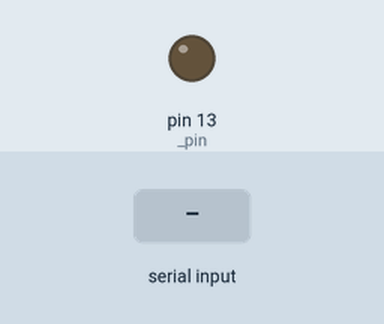
A sketch run on a simulated Arduino Uno, built with avr-gcc and run on an emulated ATmega328P. Parts: output pins drawn as LEDs (lit = HIGH). The inputs (shaded band) are chosen by the test bench.

Above: at 1.2 s.
1.3 s: "a" received over Serial
At 2.5 s:
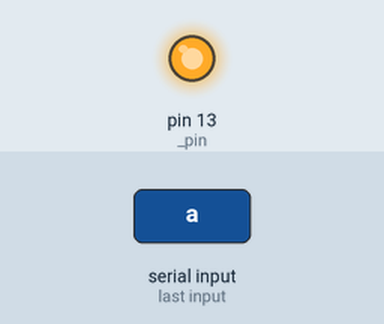
4.3 s: byte 103 (103) received over Serial
At 7.2 s:
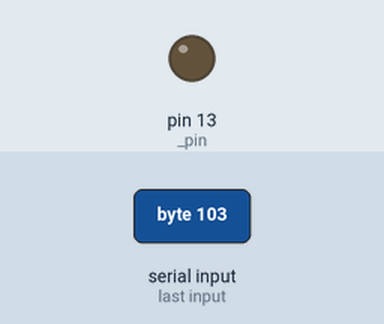
7.3 s: "b" received over Serial
At 8.8 s:
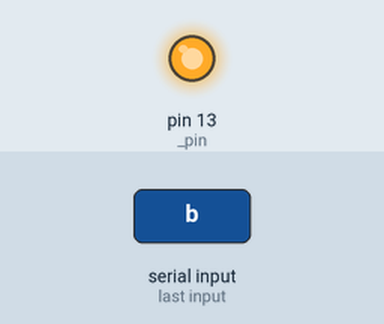
10.3 s: "c" received over Serial
Timing chart, 0 to 14.3 s (numbered marks = the images above; inputs shaded):
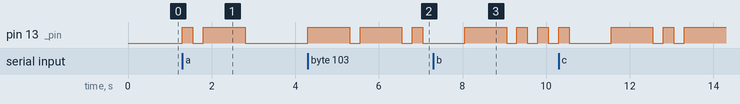

The sketch:

morse_web.ino
```cpp
int _pin = 13;
int _dottime = 250;


void dot()
{
  digitalWrite(_pin,HIGH);
  delay(_dottime);
  digitalWrite(_pin,LOW);
  delay(_dottime);
}

void dash()
{
  digitalWrite(_pin,HIGH);
  delay(_dottime*4);
  digitalWrite(_pin,LOW);
  delay(_dottime);
}

void c_space()
{
  digitalWrite(_pin,LOW);
  delay(_dottime*3);
}

void w_space()
{
  digitalWrite(_pin,LOW);
  delay(_dottime*7);
}

int incomingByte = 0;

void setup()
{
  pinMode(_pin, OUTPUT);
  Serial.begin(9600);
}

void loop(){
  if(Serial.available() > 0){
    incomingByte = Serial.read();
    switch(incomingByte){
      case 97:dot();dash();c_space();break;
      case 98:dash();dot();dot();dot();c_space();break;
      case 99:dash();dot();dash();dot();c_space();break;
      case 100:dash();dot();dot();c_space();break;
      case 101:dot();c_space();break;
      case 102:dot();dot();dash();dot();c_space();break;
      case 103:dash();dash();dot();c_space();break;
      case 104:dot();dot();dot();dot();c_space();break;
      case 105:dot();dot();c_space();break;
      case 106:dot();dash();dash();dash();c_space();break;
      case 107:dash();dot();dash();c_space();break;
      case 108:dot();dash();dot();dot();c_space();break;
      case 109:dash();dash();c_space();break;
      case 110:dash();dot();c_space();break;
      case 111:dash();dash();dash();c_space();break;
      case 112:dot();dash();dash();dot();c_space();break;
      case 113:dash();dash();dot();dash();c_space();break;
      case 114:dot();dash();dot();c_space();break;
      case 115:dot();dot();dot();c_space();break;
      case 116:dash();c_space();break;
      case 117:dot();dot();dash();c_space();break;
      case 118:dot();dot();dot();dash();c_space();break;
      case 119:dot();dash();dash();c_space();break;
      case 120:dash();dot();dot();dash();c_space();break;
      case 121:dash();dot();dash();dash();c_space();break;
      case 122:dash();dash();dot();dot();c_space();break;
      case 32:w_space();
    }
  }
}
```

Morse.cpp
```cpp
#include "Arduino.h"
#include "Morse.h"

Morse::Morse(int pin)
{
	pinMode(pin,OUTPUT);
	_pin=pin;
	_dottime=250;
}

void Morse::dot()
{
	digitalWrite(_pin,HIGH);
	delay(_dottime);
	digitalWrite(_pin,LOW);
	delay(_dottime);
}

void Morse::dash()
{
	digitalWrite(_pin,HIGH);
	delay(_dottime*4);
	digitalWrite(_pin,LOW);
	delay(_dottime);
}

void Morse::c_space()
{
	digitalWrite(_pin,LOW);
	delay(_dottime*3);
}

void Morse::w_space()
{
	digitalWrite(_pin,LOW);
	delay(_dottime*7);
}
```

Morse.h
```cpp
#ifndef _MORSE_H
#define _MORSE_H
class Morse
{
  public:
    Morse(int pin);
    void dot();
    void dash();
    void c_space();
    void w_space();
  private:
    int _pin;
    int _dottime;
};
#endif /*_MORSE_H*/
```

Measured:
- after the input at 1.3 s, pin 13 (_pin): LOW → HIGH at once, → LOW 0.25 s later, → HIGH 0.25 s later, → LOW 1.0 s later
- after the input at 4.3 s, pin 13 (_pin): goes HIGH 1.0 s, LOW 0.25 s, HIGH 1.0 s, LOW 0.25 s, HIGH 0.25 s, then LOW, starting at once
- after the input at 7.3 s, pin 13 (_pin): LOW → HIGH after 0.75 s, then repeats every 0.50 s: LOW 0.25 s, HIGH 0.25 s
